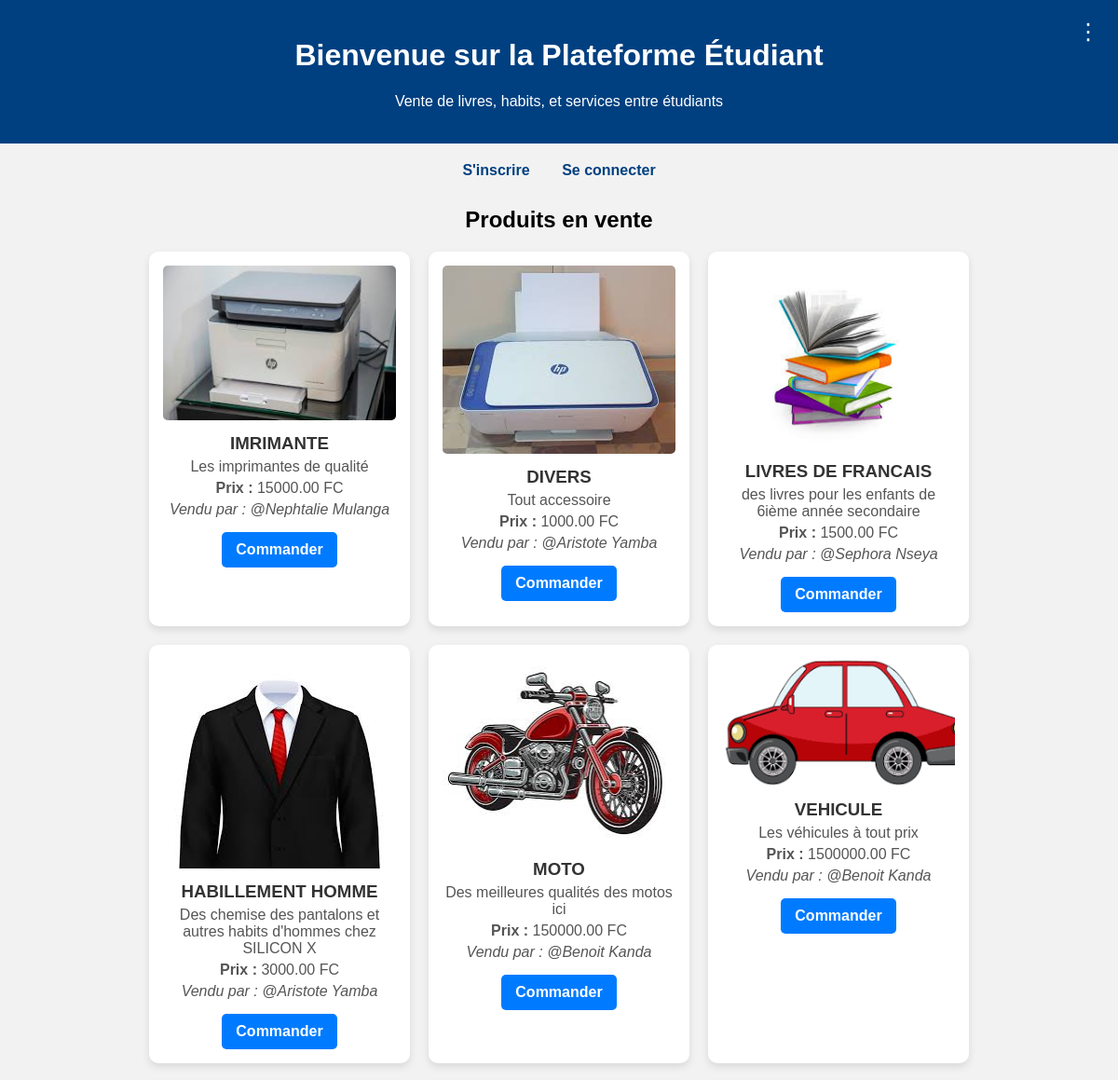
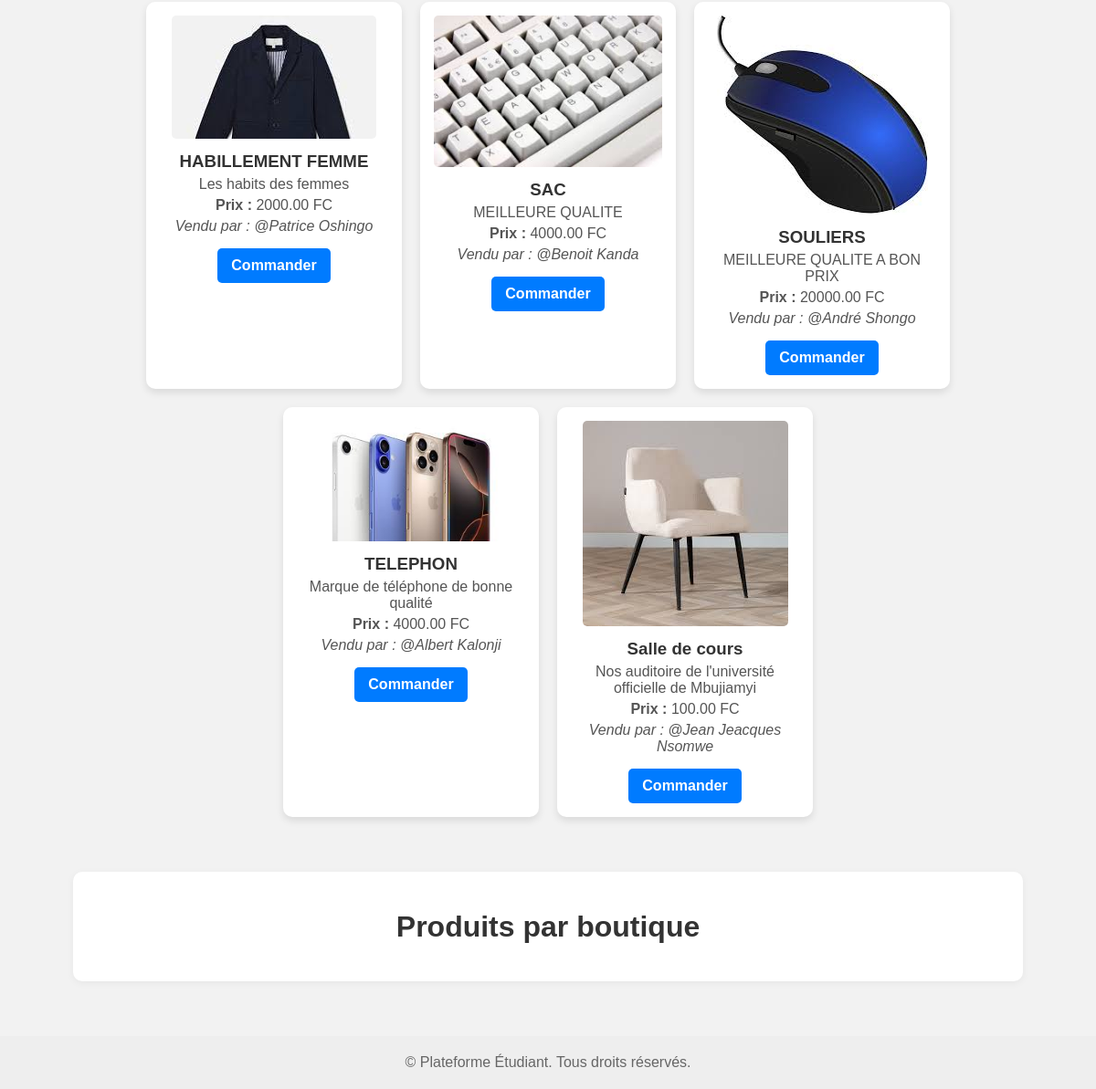
The page / on the database its author committed (2 pictures, top to bottom).
### magasin/models.py (models this page shows, shortened)
class Produit(models.Model):
    nom = models.CharField(max_length=100)
    description = models.TextField()
    prix = models.DecimalField(max_digits=10, decimal_places=2)
    etudiant = models.ForeignKey(Etudiant, on_delete=models.CASCADE)
    boutique = models.ForeignKey(Boutique, on_delete=models.CASCADE)
    image = models.ImageField(upload_to='produits/', blank=True, null=True)

class Etudiant(models.Model):
    user = models.OneToOneField(User, on_delete=models.CASCADE, null=True, blank=True, related_name='etudiant_magasin')
    nom = models.CharField(max_length=100)
    postnom = models.CharField(max_length=100)
    prenom = models.CharField(max_length=100)
    telephone = models.CharField(max_length=20)
    def __str__(self):
        return f"{self.prenom} {self.nom}".title()

### magasin/views.py (the view)
# urls.py: path('', views.accueil_view, name='accueil'),
def accueil_view(request):
    produits = Produit.objects.all()
    return render(request, 'magasin/accueil.html', {'produits': produits})

### magasin/templates/magasin/accueil.html (shortened to what this page needs)
<!DOCTYPE html>
<html lang="fr">
<head>
</head>
<body>
<header>
    <h1>Bienvenue sur la Plateforme Étudiant</h1>
    <p>Vente de livres, habits, et services entre étudiants</p>
    <div class="menu-icon" onclick="toggleMenu()">⋮</div>
</header>
<nav>
    <a href="{% url 'inscription' %}">S'inscrire</a>
    <a href="{% url 'connexion' %}">Se connecter</a>
</nav>
<div class="content">
    <h2>Produits en vente</h2>
    <div class="produits">
        {% for produit in produits %}
            <div class="produit">
                {% if produit.image %}
                    <img src="{{ produit.image.url }}" alt="Image de {{ produit.nom }}">
                {% endif %}
                <h3>{{ produit.nom }}</h3>
                <p>{{ produit.description }}</p>
                <p><strong>Prix :</strong> {{ produit.prix }} FC</p>
                <p><em>Vendu par : @{{ produit.etudiant }}</em></p>
                <a href="{% url 'commander' produit.id %}" class="btn-commander">Commander</a>
            </div>
        {% empty %}
            <p>Aucun produit disponible pour le moment.</p>
        {% endfor %}
    </div>
</div>
<div class="boutiques-section">
    <h1>Produits par boutique</h1>
</div>
<footer>
    &copy; {{ now|date:"Y" }} Plateforme Étudiant. Tous droits réservés.
</footer>
</body>
</html>

### magasin/templates/magasin/accueil.html (style rules this page uses)
body { font-family: Arial, sans-serif; background-color: #f2f2f2; margin: 0; }
header { background-color: #004080; padding: 20px; color: white; text-align: center; position: relative; }
nav { margin: 20px; text-align: center; }
nav a { margin: 0 15px; text-decoration: none; color: #004080; font-weight: bold; }
.content { text-align: center; margin: 30px; }
.produits { display: flex; flex-wrap: wrap; justify-content: center; gap: 20px; }
.produit { background: white; border-radius: 10px; box-shadow: 0 4px 8px rgba(0,0,0,0.1); width: 250px; padding: 15px; transition: transform 0.2s; }
.produit img { max-width: 100%; height: auto; border-radius: 5px; }
.produit h3 { margin: 10px 0 5px; color: #333; }
.produit p { margin: 5px 0; color: #555; }
.btn-commander { display: inline-block; margin-top: 10px; padding: 10px 15px; background-color: #007bff; color: white; text-decoration: none; border-radius: 5px; font-weight: bold; }
footer { text-align: center; margin-top: 60px; padding: 20px; background: #eee; color: #666; }
.boutiques-section { margin: 60px auto; max-width: 1000px; padding: 20px; background: white; border-radius: 10px; box-shadow: 0 2px 8px rgba(0, 0, 0, 0.05); }
.boutiques-section h1, .boutiques-section h2 { text-align: center; color: #333; }
.menu-icon { position: absolute; top: 20px; right: 20px; font-size: 24px; cursor: pointer; }

### rows shown on the page
Produit: image (picture), nom "IMRIMANTE", description "Les imprimantes de qualité", prix "15000.00", etudiant "Nephtalie Mulanga"
Produit: image (picture), nom "DIVERS", description "Tout accessoire", prix "1000.00", etudiant "Aristote Yamba"
Produit: image (picture), nom "LIVRES DE FRANCAIS", description "des livres pour les enfants de 6ième année secondaire", prix "1500.00", etudiant "Sephora Nseya"
Produit: image (picture), nom "HABILLEMENT HOMME", description "Des chemise des pantalons et autres habits d'hommes chez SILICON X", prix "3000.00", etudiant "Aristote Yamba"
Produit: image (picture), nom "MOTO", description "Des meilleures qualités des motos ici", prix "150000.00", etudiant "Benoit Kanda"
Produit: image (picture), nom "VEHICULE", description "Les véhicules à tout prix", prix "1500000.00", etudiant "Benoit Kanda"
Produit: image (picture), nom "HABILLEMENT FEMME", description "Les habits des femmes", prix "2000.00", etudiant "Patrice Oshingo"
Produit: image (picture), nom "SAC", description "MEILLEURE QUALITE", prix "4000.00", etudiant "Benoit Kanda"
Produit: image (picture), nom "SOULIERS", description "MEILLEURE QUALITE A BON PRIX", prix "20000.00", etudiant "André Shongo"
Produit: image (picture), nom "TELEPHON", description "Marque de téléphone de bonne qualité", prix "4000.00", etudiant "Albert Kalonji"
Produit: image (picture), nom "Salle de cours", description "Nos auditoire de l'université officielle de Mbujiamyi", prix "100.00", etudiant "Jean Jeacques Nsomwe"
